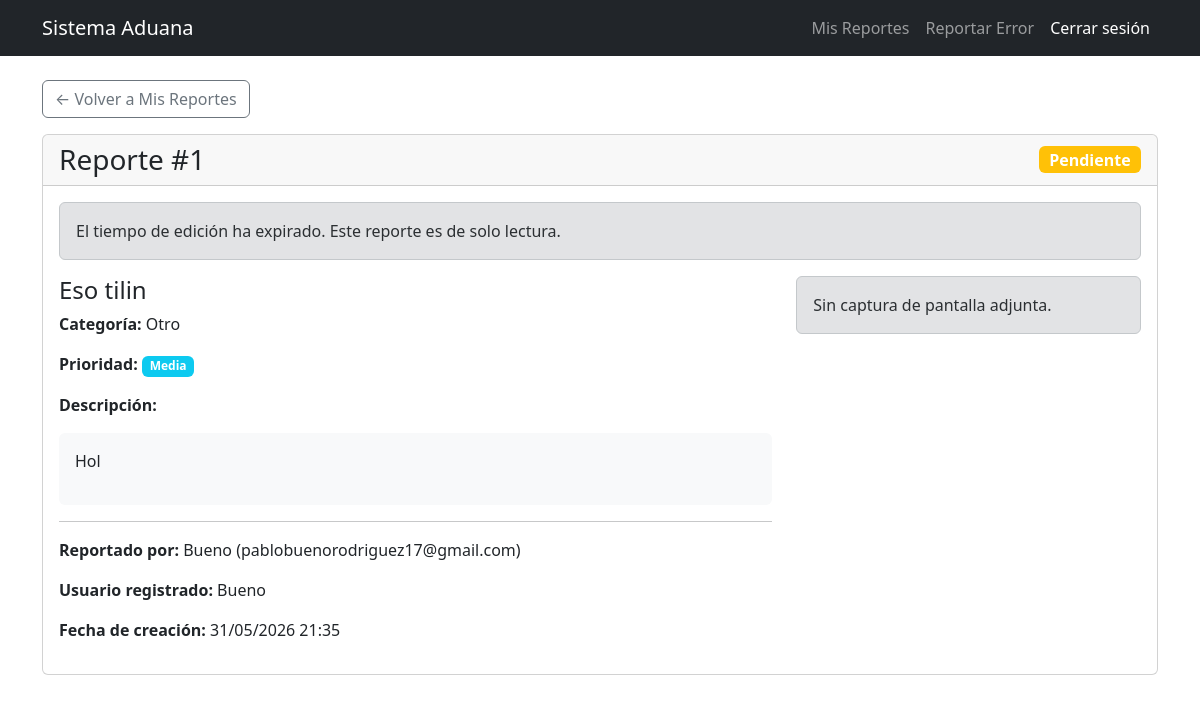
/reportes/1/ (signed in), run on the app's committed database.
### reportes/models.py (models this page shows, shortened)
class ReporteError(models.Model):
    CATEGORIAS = [
        ('partida_arancelaria', 'Error en Partida Arancelaria'),
        ('codigo_producto', 'Error en Código de Producto'),
        ('tarifa', 'Error en Tarifa/Arancel'),
        ('descripcion', 'Error en Descripción'),
        ('busqueda', 'Error en Búsqueda'),
        ('visualizacion', 'Error de Visualización'),
        ('otro', 'Otro'),
    ]
    ESTADOS = [
        ('pendiente', 'Pendiente'),
        ('en_revision', 'En Revisión'),
        ('resuelto', 'Resuelto'),
        ('rechazado', 'Rechazado'),
    ]
    PRIORIDADES = [
        ('baja', 'Baja'),
        ('media', 'Media'),
        ('alta', 'Alta'),
        ('critica', 'Crítica'),
    ]
    titulo = models.CharField(max_length=200)
    categoria = models.CharField(max_length=50, choices=CATEGORIAS, default='otro')
    descripcion = models.TextField()
    partida_arancelaria_afectada = models.CharField(max_length=20, blank=True, null=True)
    codigo_producto_afectado = models.CharField(max_length=50, blank=True, null=True)
    captura_pantalla = models.ImageField(upload_to='capturas/%Y/%m/', blank=True, null=True)
    nombre_reportante = models.CharField(max_length=100)
    email_reportante = models.EmailField()
    es_usuario_registrado = models.BooleanField(default=False)
    usuario = models.ForeignKey(User, on_delete=models.SET_NULL, null=True, blank=True)
    estado = models.CharField(max_length=20, choices=ESTADOS, default='pendiente')
    prioridad = models.CharField(max_length=20, choices=PRIORIDADES, default='media')
    fecha_creacion = models.DateTimeField(auto_now_add=True)
    fecha_actualizacion = models.DateTimeField(auto_now=True)
    fecha_resolucion = models.DateTimeField(null=True, blank=True)
    notas_admin = models.TextField(blank=True, null=True)
    class Meta:
        ordering = ['-fecha_creacion']

### reportes/views.py (the view)
# urls.py: path('<int:reporte_id>/', views.detalle_reporte_usuario, name='detalle_usuario'),
@login_required
def detalle_reporte_usuario(request, reporte_id):
    reporte = get_object_or_404(ReporteError, id=reporte_id, usuario=request.user)
    puede_editar = puede_modificar(reporte)
    return render(request, 'reportes/detalle_reporte_usuario.html', {
        'reporte': reporte, 'puede_editar': puede_editar
    })

### reportes/views.py (called while the page is built)
def puede_modificar(reporte):
    return timezone.now() - reporte.fecha_creacion < timedelta(minutes=10)

### reportes/templates/reportes/detalle_reporte_usuario.html (shortened to what this page needs)
{% extends 'base.html' %}
{% block content %}
<div class="container py-4">
    <a href="{% url 'reportes:mis_reportes' %}" class="btn btn-outline-secondary mb-3">&larr; Volver a Mis Reportes</a>
    <div class="card">
        <div class="card-header d-flex justify-content-between align-items-center">
            <h3 class="mb-0">Reporte #{{ reporte.id }}</h3>
            <span class="badge bg-{% if reporte.estado == 'pendiente' %}warning{% elif reporte.estado == 'en_revision' %}info{% elif reporte.estado == 'resuelto' %}success{% else %}secondary{% endif %} fs-6">
                {{ reporte.get_estado_display }}
            </span>
        </div>
        <div class="card-body">
            {% if puede_editar %}
                <div class="alert alert-info d-flex align-items-center mb-3">
                    <strong>Tienes 10 minutos para hacer modificaciones o eliminar este reporte.</strong>
                </div>
            {% else %}
                <div class="alert alert-secondary d-flex align-items-center mb-3">
                    El tiempo de edición ha expirado. Este reporte es de solo lectura.
                </div>
            {% endif %}
            <div class="row">
                <div class="col-md-8">
                    <h4>{{ reporte.titulo }}</h4>
                    <p><strong>Categoría:</strong> {{ reporte.get_categoria_display }}</p>
                    <p><strong>Prioridad:</strong>
                        <span class="badge bg-{% if reporte.prioridad == 'critica' %}danger{% elif reporte.prioridad == 'alta' %}warning{% elif reporte.prioridad == 'media' %}info{% else %}secondary{% endif %}">
                            {{ reporte.get_prioridad_display }}
                        </span>
                    </p>
                    <p><strong>Descripción:</strong></p>
                    <div class="p-3 bg-light rounded">{{ reporte.descripcion|linebreaks }}</div>
                    <hr>
                    <p><strong>Reportado por:</strong> {{ reporte.nombre_reportante }} ({{ reporte.email_reportante }})</p>
                    {% if reporte.usuario %}
                        <p><strong>Usuario registrado:</strong> {{ reporte.usuario.username }}</p>
                    {% endif %}
                    <p><strong>Fecha de creación:</strong> {{ reporte.fecha_creacion|date:"d/m/Y H:i" }}</p>
                </div>
                <div class="col-md-4">
                    {% if reporte.captura_pantalla %}
                        <div class="card">
                            <div class="card-header">Captura de pantalla</div>
                            <div class="card-body text-center">
                                <a href="{{ reporte.captura_pantalla.url }}" target="_blank">
                                    <img src="{{ reporte.captura_pantalla.url }}" alt="Captura de pantalla" class="img-fluid rounded" style="max-height: 300px;">
                                </a>
                                <p class="mt-2 small text-muted">Haz clic para ver en tamaño completo</p>
                            </div>
                        </div>
                    {% else %}
                        <div class="alert alert-secondary">Sin captura de pantalla adjunta.</div>
                    {% endif %}
                </div>
            </div>
        </div>
    </div>
</div>
{% endblock %}

### data on the page
ReporteError: id "1", estado "Pendiente", titulo "Eso tilin", categoria "Otro", prioridad "Media", descripcion "Hol", nombre_reportante "Bueno", email_reportante "pablobuenorodriguez17@gmail.com", usuario.username "Bueno", fecha_creacion "31/05/2026 21:35"
